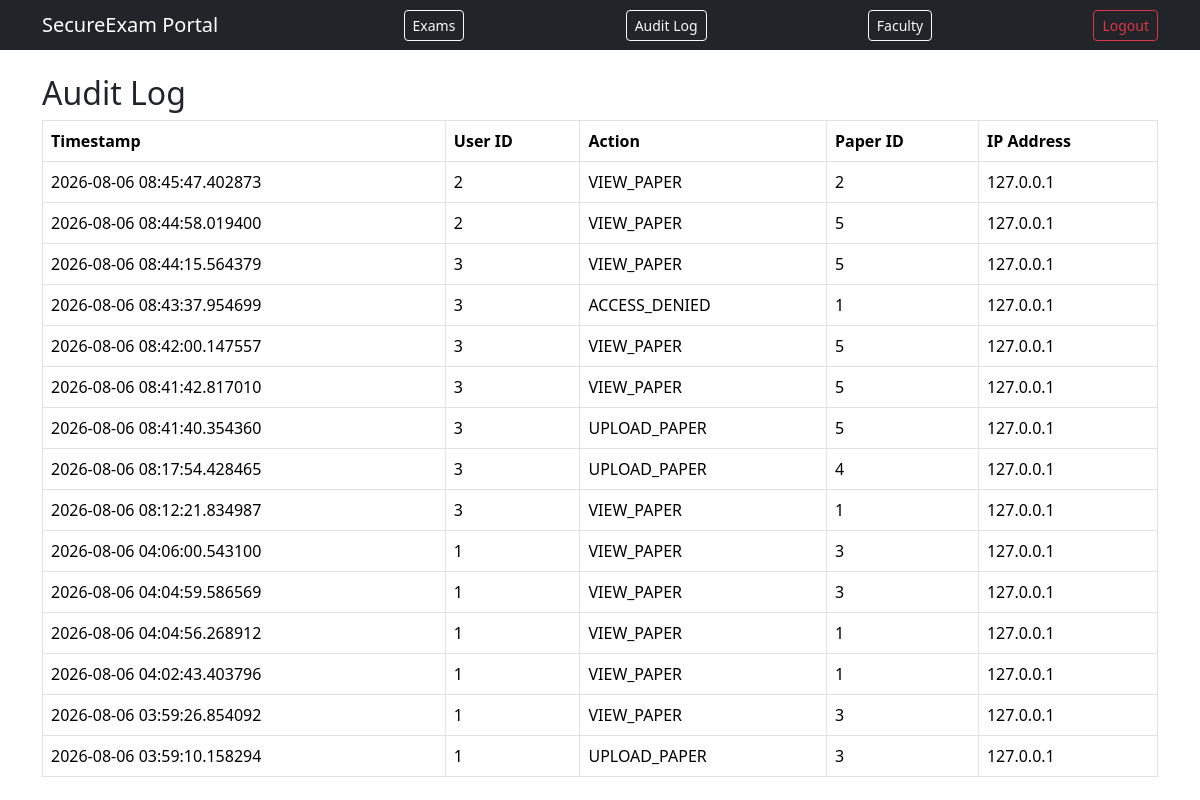
Before: /audit-log with the older database file.
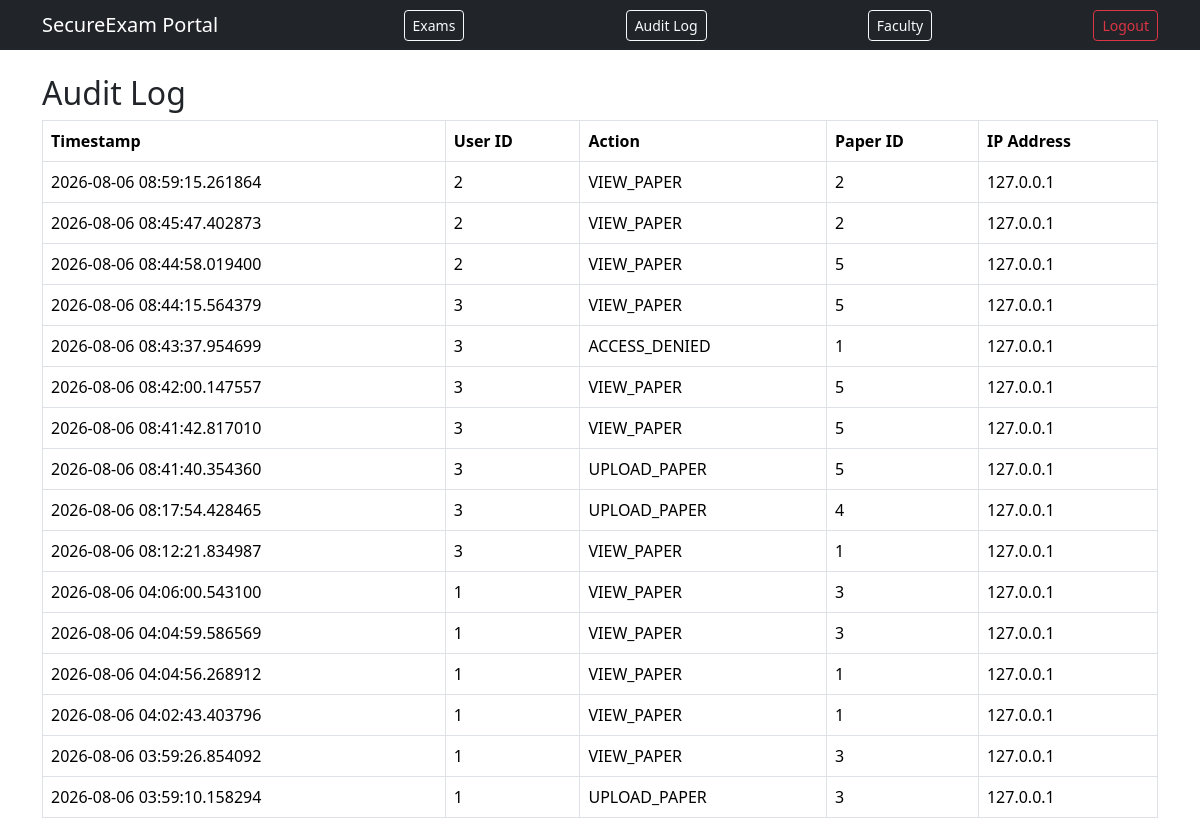
After: the same page with the newer database file.
### app/models.py (models this page shows)
class AuditLog(db.Model):
    id = db.Column(db.Integer, primary_key=True)
    user_id = db.Column(db.Integer, db.ForeignKey('user.id'))
    action = db.Column(db.String(50))
    paper_id = db.Column(db.Integer, db.ForeignKey('paper.id'))
    ip_address = db.Column(db.String(45))
    timestamp = db.Column(db.DateTime, default=datetime.utcnow)

### app/exams/routes.py (the view)
@exams_bp.route('/audit-log')
def audit_log():
    logs = AuditLog.query.order_by(AuditLog.timestamp.desc()).all()
    return render_template('audit_log.html', logs=logs)

### app/templates/audit_log.html
{% extends "base.html" %}
{% block content %}
<h2>Audit Log</h2>
<table class="table table-bordered">
  <thead><tr><th>Timestamp</th><th>User ID</th><th>Action</th><th>Paper ID</th><th>IP Address</th></tr></thead>
  <tbody>
    {% for entry in logs %}
    <tr>
      <td>{{ entry.timestamp }}</td>
      <td>{{ entry.user_id }}</td>
      <td>{{ entry.action }}</td>
      <td>{{ entry.paper_id }}</td>
      <td>{{ entry.ip_address }}</td>
    </tr>
    {% endfor %}
  </tbody>
</table>
{% endblock %}

### app/templates/base.html (shortened to what this page needs)
<!DOCTYPE html>
<html lang="en">
<head>
    <link href="https://cdn.jsdelivr.net/npm/bootstrap@5.3.3/dist/css/bootstrap.min.css" rel="stylesheet">
</head>
<body>
    <nav class="navbar navbar-dark bg-dark">
        <div class="container">
          <span class="navbar-brand mb-0 h1">SecureExam Portal</span>
        <a href="/exams" class="btn btn-outline-light btn-sm ms-3">Exams</a>
        <a href="/audit-log" class="btn btn-outline-light btn-sm ms-2">Audit Log</a>
        <a href="/faculty" class="btn btn-outline-light btn-sm ms-2">Faculty</a>
        <a href="/logout" class="btn btn-outline-danger btn-sm ms-2">Logout</a>
        </div>
    </nav>
    <div class="container mt-4">
        {% block content %}{% endblock %}
    </div>
</body>
</html>

Changed rows visible on the page:
added AuditLog: timestamp "2026-08-06 08:59:15.261864", user_id "2", action "VIEW_PAPER", paper_id "2", ip_address "127.0.0.1"
